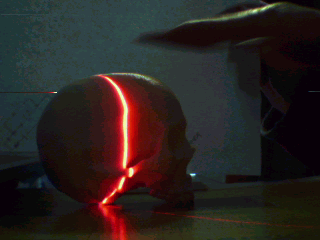
#> input picture skl.png, 320 x 240 px
$ jupyter execute 'SpotDetection (1).ipynb'
#> lines starting #> are read from the running program, lines starting #| are printed output that depends on the picture; after the words box and inside, x2 and y2 are one past the last pixel; in counts of white or black regions, pixels touching at a corner belong together
[cell 1]
import cv2
import numpy as np

[cell 2]
def GB_total(grid_RGB,cX,cY,interval):
    GB = 0
    t = 0
    for row in grid_RGB[cY:cY+1]:
        for column in row[cX-interval:cX+interval]:
            GB += int(column[1])+int(column[2])
    return GB

[cell 3]
img = cv2.imread('skl.png')
#> img is the input picture: shape (240, 320, 3); mean B, G, R 32.6, 34.7, 41.9
grid_RGB = cv2.cvtColor(img,cv2.COLOR_BGR2RGB)
grid_HSV = cv2.cvtColor(grid_RGB, cv2.COLOR_RGB2HSV)
#> grid_HSV: shape (240, 320, 3); mean H, S, V 61, 115.5, 49

lower1 = np.array([0,0,240])
upper1 = np.array([180,150,255])
mask1 = cv2.inRange(grid_HSV, lower1, upper1)
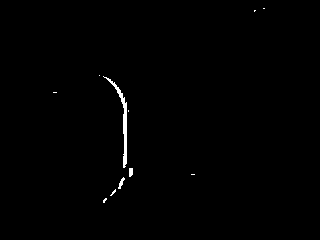
#> mask1: shape (240, 320); 0.58% white; 11 white regions (8 under 20 px), largest, box (x1, y1, x2, y2) and area: (103, 76, 127, 168) 330, (118, 177, 125, 189) 36, (129, 168, 133, 177) 33
res1 = cv2.bitwise_and(grid_RGB, grid_RGB, mask=mask1)

lower2 = np.array([0,0,240])
upper2 = np.array([180,150,255])
mask2 = cv2.inRange(grid_HSV, lower2, upper2)
res2 = cv2.bitwise_and(grid_RGB, grid_RGB, mask=mask2)

mask3 = mask1 + mask2

mask3 = cv2.GaussianBlur(mask3,(5, 5), 0)
ret, binaryMask = cv2.threshold(mask3, 100, 255, cv2.THRESH_BINARY);
#> binaryMask: shape (240, 320); 0.59% white; 5 white regions (2 under 20 px)
contours, hierarchy = cv2.findContours(binaryMask, cv2.RETR_TREE, cv2.CHAIN_APPROX_SIMPLE);
#> contours = 5 contours, 2 with area under 20; largest, box (x1, y1, x2, y2) and area: (105, 77, 128, 168) 260, (118, 177, 125, 189) 28, (129, 168, 133, 177) 22
cv2.imshow("img1", img)
# maxX = 0
# maxY = 0
t = 1
num = 0
interval = 3
max = 200  #filter for max GB total
for i in range(len(contours)):
    M = cv2.moments(contours[i])
    if M["m00"] != 0:
        cX = int(M["m10"] / M["m00"])
        cY = int(M["m01"] / M["m00"])
    else:
        cX,cY = 0,0
    print("center point",t,":",cX,cY)
    t += 1
    print("GB total:",GB_total(grid_RGB,cX,cY,interval))
    if GB_total(grid_RGB,cX,cY,interval)/(interval*2*2) < max:
        for j in contours[i]:
            print("x:",j[0][0],"y:",j[0][1])
        cv2.drawContours(img, [contours[i]], -1, (0,255,0), thickness = -1)
    print()
#> this loop made 5 passes
#> (cX, cY) on passes 1 to 5: (104, 200), (113, 192), (120, 182), (130, 171), (122, 118)
#> (printed output is left out)
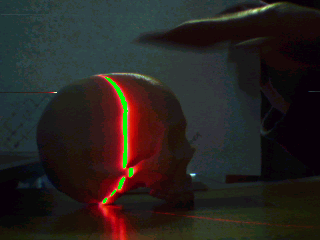
#> img: shape (240, 320, 3); 0.59% of pixels changed, all inside (x1, y1, x2, y2) = (103, 77, 133, 203)
#> after the loop, t = 6
#print("Max:",maxX,maxY)


cv2.imshow("mask3", mask3)


cv2.imshow("img2", img)

cv2.waitKey(0)
cv2.destroyAllWindows()
